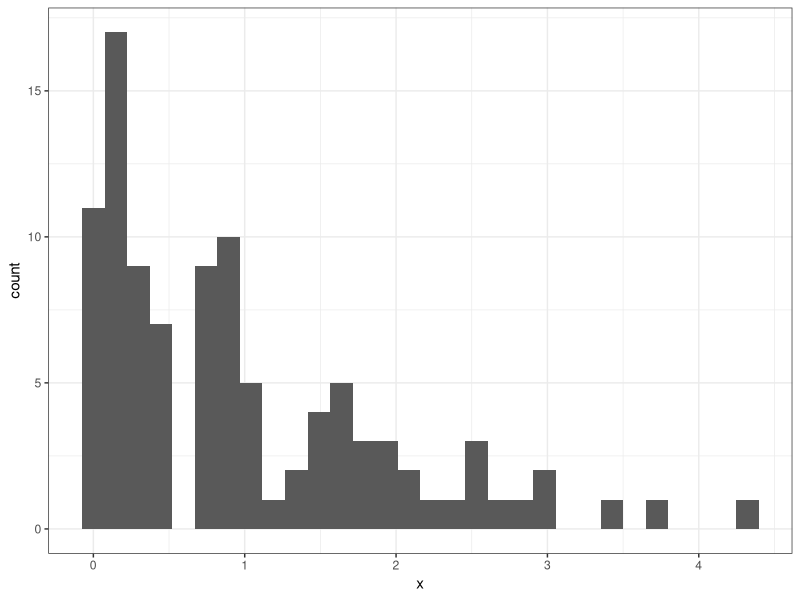

Write the R code that produced this figure.
## ---- chunk 1
knitr::opts_chunk$set(echo = TRUE)
## ---- chunk 2
library(ggplot2)
set.seed(1234) # setting the seed means that we will get the same results
x <- rexp(100) # make 100 draws from an exponential distribution

ggplot(data=data.frame(x=x),
       mapping=aes(x=x)) +
  geom_histogram() +
  theme_bw()
